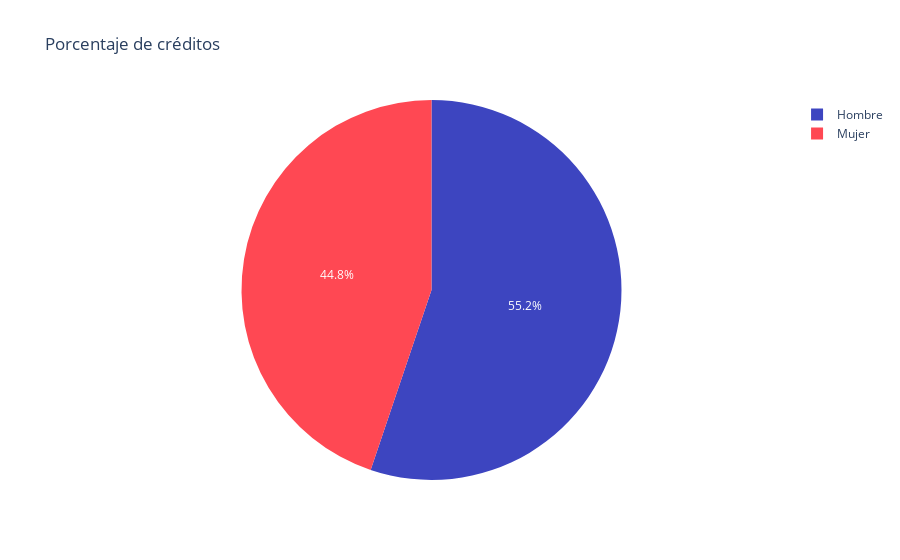

The notebook cell this image was saved under:
### Markdown cell above
sex = pd.DataFrame
sex['sexo_label'] = ['Hombre', 'Mujer']
sex = pd.Series(sex)
sex
conteo = pd.DataFrame()
conteo = pd.concat([conteo_total_df,sex.reindex(conteo_total_df.index) ], axis=0) #En columna
conteo

### Code cell
# Calcular el total de registros
sex = conteo_total_df['sexo']
conteo_totall = conteo_total_df['conteo_total']
total_registros = conteo_totall.sum()
print("Total de registros: ", total_registros)

# Calcular el porcentaje que representa cada número de baños único del total
porcentajes = (conteo_totall / total_registros) * 100

# Crear el gráfico de pastel
colores_personalizados = ['#3d45c0','#ff4853'] 
fig = go.Figure(data=[go.Pie(
    labels=sex, 
    values=porcentajes, 
    sort=False, marker=dict(colors=colores_personalizados,))])
fig.update_layout(title="Porcentaje de créditos")


# Exportar gráfica como archivo HTML
def guardar_grafico_como_html(fig, nombre_archivo, carpeta='graficas'):
    # Crear la carpeta si no existe
    if not os.path.exists(carpeta):
        os.makedirs(carpeta)
    
    # Gráfica como archivo HTML en la carpeta especificada
    pio.write_html(fig, f'{carpeta}/{nombre_archivo}.html')

# Exportar
guardar_grafico_como_html(fig, 'g_pie_creditosgenero_tulancingo', carpeta='graficas')

fig.show()

### Figure 1 — Plotly figure (JSON) as saved in the notebook; plotly's stock layout.template omitted (floating-point values rounded to 4 significant figures)
{"data": [{"labels": ["Hombre", "Mujer"], "marker": {"colors": ["#3d45c0", "#ff4853"]}, "sort": false, "type": "pie", "values": [55.19, 44.81]}], "layout": {"title": {"text": "Porcentaje de créditos"}}}
